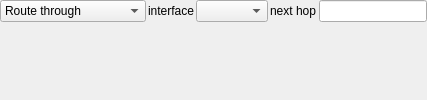
          <widget class="QWidget" name="RouteIPFPage" >
           <layout class="QGridLayout" >
            <property name="margin" >
             <number>0</number>
            </property>
            <property name="spacing" >
             <number>2</number>
            </property>
            <item row="2" column="0" >
             <spacer>
              <property name="orientation" >
               <enum>Qt::Vertical</enum>
              </property>
              <property name="sizeType" >
               <enum>QSizePolicy::MinimumExpanding</enum>
              </property>
              <property name="sizeHint" stdset="0" >
               <size>
                <width>20</width>
                <height>0</height>
               </size>
              </property>
             </spacer>
            </item>
            <item row="1" column="0" >
             <layout class="QHBoxLayout" >
              <item>
               <widget class="QComboBox" name="ipf_route_option" >
                <item>
                 <property name="text" >
                  <string>Route through</string>
                 </property>
                </item>
                <item>
                 <property name="text" >
                  <string>Route reply through</string>
                 </property>
                </item>
                <item>
                 <property name="text" >
                  <string>Route a copy through</string>
                 </property>
                </item>
               </widget>
              </item>
              <item>
               <widget class="QLabel" name="textLabel3_2" >
                <property name="text" >
                 <string>interface</string>
                </property>
                <property name="wordWrap" >
                 <bool>false</bool>
                </property>
               </widget>
              </item>
              <item>
               <widget class="QComboBox" name="ipf_route_opt_if" />
              </item>
              <item>
               <widget class="QLabel" name="textLabel4_4" >
                <property name="text" >
                 <string>next hop</string>
                </property>
                <property name="wordWrap" >
                 <bool>false</bool>
                </property>
               </widget>
              </item>
              <item>
               <widget class="QLineEdit" name="ipf_route_opt_addr" />
              </item>
             </layout>
            </item>
           </layout>
          </widget>
